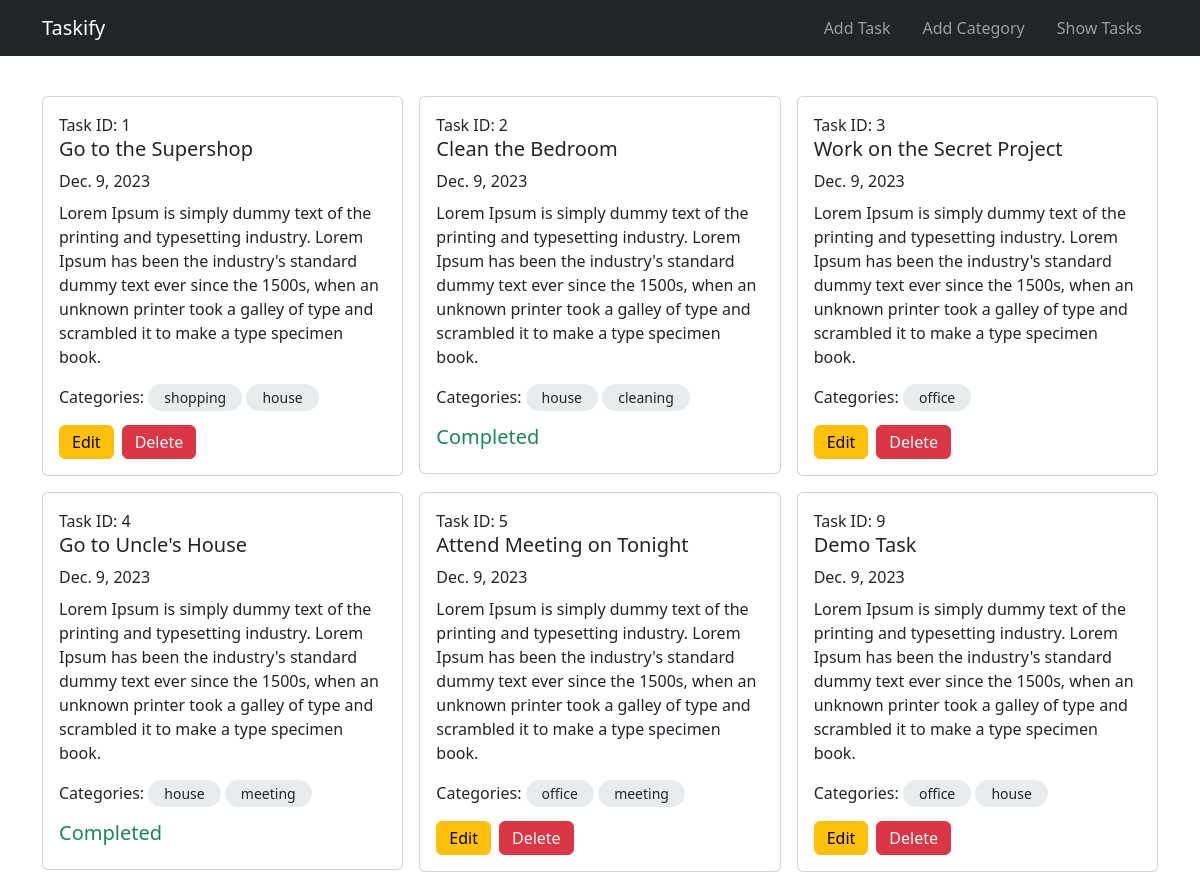
The page / on the database its author committed.
### task/models.py (models this page shows, shortened)
class Task(models.Model):
    task_title = models.CharField(max_length=255)
    task_description = models.TextField()
    is_complete = models.BooleanField(default=False)
    task_assign_date = models.DateField(default=datetime.date.today)
    category = models.ManyToManyField(Category)

### category/models.py (models this page shows, shortened)
class Category(models.Model):
    category_name = models.CharField(max_length=50)

### task_management_system/views.py (the view)
# urls.py: 2. Add a URL to urlpatterns:  path('', views.home, name='home')
def home (req):
    tasks = Task.objects.all()
    return render (req, 'index.html', {'tasks': tasks})

### templates/index.html (shortened to what this page needs)
{% extends "base.html" %}
{% block content %}
<div class="row my-4 g-3">
    {% for task in tasks %}
        <div class="col-sm-4 mb-3 mb-sm-0">
        <div class="card">
            <div class="card-body">
            <span>Task ID: {{ task.id }}</span>
            <h5 class="card-title">{{ task.task_title }}</h5>
            <span class="mb-2 d-inline-block">{{ task.task_assign_date }}</span>
            <p class="card-text">{{ task.task_description }}</p>
            <span>Categories: </span>
            {% for cat in task.category.all %}
                <span class="bg-body-secondary px-3 py-1 rounded-pill small">{{ cat.category_name }}</span>
            {% endfor %}
            {% if task.is_complete %}
                <h5 class="text-success mt-3">Completed</h5>
            {% else %}
                <div class="d-flex mt-3">
                    <a href={% url "edit_task" task.id %} class="btn btn-warning me-2 py-1">Edit</a>
                    <a href={% url "delete_task" task.id %} class="btn btn-danger py-1">Delete</a>
                </div>
            {% endif %}
            </div>
        </div>
        </div>
    {% endfor %}
  </div>
{% endblock content %}

### templates/base.html (shortened to what this page needs)
<!doctype html>
<html lang="en">
  <head>
    <link href="https://cdn.jsdelivr.net/npm/bootstrap@5.3.2/dist/css/bootstrap.min.css" rel="stylesheet">
  </head>
  <body>
    <nav class="navbar navbar-expand-lg bg-dark" data-bs-theme="dark">
        <div class="container">
          <a class="navbar-brand" href={% url "home" %}>Taskify</a>
          <div class="collapse navbar-collapse" id="navbarSupportedContent">
            <ul class="navbar-nav ms-auto mb-2 mb-lg-0">
              <li class="nav-item mx-2">
                <a class="nav-link" href={% url "add_task" %}>Add Task</a>
              </li>
              <li class="nav-item mx-2">
                <a class="nav-link" href={% url "add_category" %}>Add Category</a>
              </li>
              <li class="nav-item mx-2">
                <a class="nav-link" href={% url "home" %}>Show Tasks</a>
              </li>
            </ul>
          </div>
        </div>
      </nav>
      <div class="container">
          {% block content %}{% endblock content %}
      </div>
  </body>
</html>

### rows shown on the page
Task: id "1", task_title "Go to the Supershop", task_assign_date "Dec. 9, 2023", task_description "Lorem Ipsum is simply dummy text of the printing and typesetting industry. Lorem Ipsum has been the industry's standard dummy text ever since the 1500s, when an unknown printer took a galley of type and scrambled it to make a type specimen book.", is_complete "Edit"
Category: category_name "shopping"
Category: category_name "house"
Task: id "2", task_title "Clean the Bedroom", task_assign_date "Dec. 9, 2023", task_description "Lorem Ipsum is simply dummy text of the printing and typesetting industry. Lorem Ipsum has been the industry's standard dummy text ever since the 1500s, when an unknown printer took a galley of type and scrambled it to make a type specimen book.", is_complete "Completed"
Category: category_name "cleaning"
Task: id "3", task_title "Work on the Secret Project", task_assign_date "Dec. 9, 2023", task_description "Lorem Ipsum is simply dummy text of the printing and typesetting industry. Lorem Ipsum has been the industry's standard dummy text ever since the 1500s, when an unknown printer took a galley of type and scrambled it to make a type specimen book.", is_complete "Edit"
Category: category_name "office"
Task: id "4", task_title "Go to Uncle's House", task_assign_date "Dec. 9, 2023", task_description "Lorem Ipsum is simply dummy text of the printing and typesetting industry. Lorem Ipsum has been the industry's standard dummy text ever since the 1500s, when an unknown printer took a galley of type and scrambled it to make a type specimen book.", is_complete "Completed"
Category: category_name "meeting"
Task: id "5", task_title "Attend Meeting on Tonight", task_assign_date "Dec. 9, 2023", task_description "Lorem Ipsum is simply dummy text of the printing and typesetting industry. Lorem Ipsum has been the industry's standard dummy text ever since the 1500s, when an unknown printer took a galley of type and scrambled it to make a type specimen book.", is_complete "Edit"
Task: id "9", task_title "Demo Task", task_assign_date "Dec. 9, 2023", task_description "Lorem Ipsum is simply dummy text of the printing and typesetting industry. Lorem Ipsum has been the industry's standard dummy text ever since the 1500s, when an unknown printer took a galley of type and scrambled it to make a type specimen book.", is_complete "Edit"
